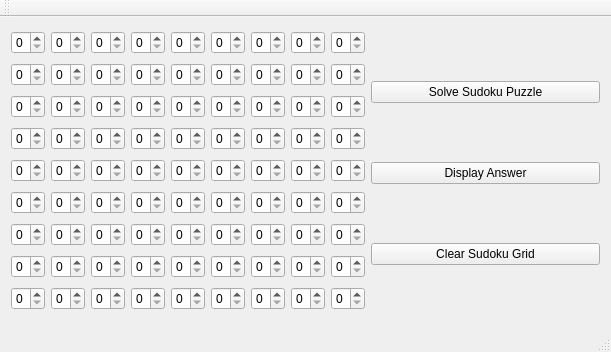
<?xml version="1.0" encoding="UTF-8"?>
<ui version="4.0">
 <class>SudokuSolver</class>
 <widget class="QMainWindow" name="SudokuSolver">
  <property name="geometry">
   <rect>
    <x>0</x>
    <y>0</y>
    <width>611</width>
    <height>352</height>
   </rect>
  </property>
  <property name="windowTitle">
   <string>SudokuSolver</string>
  </property>
  <widget class="QWidget" name="centralWidget">
   <layout class="QHBoxLayout" name="horizontalLayout_3">
    <item>
     <layout class="QGridLayout" name="SudokuBoard">
      <item row="3" column="3">
       <widget class="QSpinBox" name="spinBox_33">
        <property name="maximum">
         <number>9</number>
        </property>
       </widget>
      </item>
      <item row="0" column="4">
       <widget class="QSpinBox" name="spinBox_04">
        <property name="maximum">
         <number>9</number>
        </property>
       </widget>
      </item>
      <item row="0" column="3">
       <widget class="QSpinBox" name="spinBox_03">
        <property name="maximum">
         <number>9</number>
        </property>
       </widget>
      </item>
      <item row="0" column="8">
       <widget class="QSpinBox" name="spinBox_08">
        <property name="maximum">
         <number>9</number>
        </property>
       </widget>
      </item>
      <item row="0" column="5">
       <widget class="QSpinBox" name="spinBox_05">
        <property name="maximum">
         <number>9</number>
        </property>
       </widget>
      </item>
      <item row="3" column="0">
       <widget class="QSpinBox" name="spinBox_30">
        <property name="maximum">
         <number>9</number>
        </property>
       </widget>
      </item>
      <item row="8" column="2">
       <widget class="QSpinBox" name="spinBox_82">
        <property name="maximum">
         <number>9</number>
        </property>
       </widget>
      </item>
      <item row="8" column="1">
       <widget class="QSpinBox" name="spinBox_81">
        <property name="maximum">
         <number>9</number>
        </property>
       </widget>
      </item>
      <item row="1" column="2">
       <widget class="QSpinBox" name="spinBox_12">
        <property name="maximum">
         <number>9</number>
        </property>
       </widget>
      </item>
      <item row="3" column="2">
       <widget class="QSpinBox" name="spinBox_32">
        <property name="maximum">
         <number>9</number>
        </property>
       </widget>
      </item>
      <item row="4" column="7">
       <widget class="QSpinBox" name="spinBox_47">
        <property name="maximum">
         <number>9</number>
        </property>
       </widget>
      </item>
      <item row="4" column="8">
       <widget class="QSpinBox" name="spinBox_48">
        <property name="maximum">
         <number>9</number>
        </property>
       </widget>
      </item>
      <item row="5" column="6">
       <widget class="QSpinBox" name="spinBox_56">
        <property name="maximum">
         <number>9</number>
        </property>
       </widget>
      </item>
      <item row="5" column="7">
       <widget class="QSpinBox" name="spinBox_57">
        <property name="maximum">
         <number>9</number>
        </property>
       </widget>
      </item>
      <item row="6" column="6">
       <widget class="QSpinBox" name="spinBox_66">
        <property name="maximum">
         <number>9</number>
        </property>
       </widget>
      </item>
      <item row="7" column="4">
       <widget class="QSpinBox" name="spinBox_74">
        <property name="maximum">
         <number>9</number>
        </property>
       </widget>
      </item>
      <item row="7" column="7">
       <widget class="QSpinBox" name="spinBox_77">
        <property name="maximum">
         <number>9</number>
        </property>
       </widget>
      </item>
      <item row="6" column="7">
       <widget class="QSpinBox" name="spinBox_67">
        <property name="maximum">
         <number>9</number>
        </property>
       </widget>
      </item>
      <item row="7" column="3">
       <widget class="QSpinBox" name="spinBox_73">
        <property name="maximum">
         <number>9</number>
        </property>
       </widget>
      </item>
      <item row="6" column="8">
       <widget class="QSpinBox" name="spinBox_68">
        <property name="maximum">
         <number>9</number>
        </property>
       </widget>
      </item>
      <item row="8" column="4">
       <widget class="QSpinBox" name="spinBox_84">
        <property name="maximum">
         <number>9</number>
        </property>
       </widget>
      </item>
      <item row="7" column="5">
       <widget class="QSpinBox" name="spinBox_75">
        <property name="maximum">
         <number>9</number>
        </property>
       </widget>
      </item>
      <item row="7" column="6">
       <widget class="QSpinBox" name="spinBox_76">
        <property name="maximum">
         <number>9</number>
        </property>
       </widget>
      </item>
      <item row="8" column="3">
       <widget class="QSpinBox" name="spinBox_83">
        <property name="maximum">
         <number>9</number>
        </property>
       </widget>
      </item>
      <item row="6" column="5">
       <widget class="QSpinBox" name="spinBox_65">
        <property name="maximum">
         <number>9</number>
        </property>
       </widget>
      </item>
      <item row="7" column="8">
       <widget class="QSpinBox" name="spinBox_78">
        <property name="maximum">
         <number>9</number>
        </property>
       </widget>
      </item>
      <item row="3" column="6">
       <widget class="QSpinBox" name="spinBox_36">
        <property name="maximum">
         <number>9</number>
        </property>
       </widget>
      </item>
      <item row="2" column="4">
       <widget class="QSpinBox" name="spinBox_24">
        <property name="maximum">
         <number>9</number>
        </property>
       </widget>
      </item>
      <item row="4" column="4">
       <widget class="QSpinBox" name="spinBox_44">
        <property name="maximum">
         <number>9</number>
        </property>
       </widget>
      </item>
      <item row="5" column="0">
       <widget class="QSpinBox" name="spinBox_50">
        <property name="maximum">
         <number>9</number>
        </property>
       </widget>
      </item>
      <item row="1" column="1">
       <widget class="QSpinBox" name="spinBox_11">
        <property name="maximum">
         <number>9</number>
        </property>
       </widget>
      </item>
      <item row="6" column="3">
       <widget class="QSpinBox" name="spinBox_63">
        <property name="maximum">
         <number>9</number>
        </property>
       </widget>
      </item>
      <item row="1" column="5">
       <widget class="QSpinBox" name="spinBox_15">
        <property name="maximum">
         <number>9</number>
        </property>
       </widget>
      </item>
      <item row="7" column="0">
       <widget class="QSpinBox" name="spinBox_70">
        <property name="maximum">
         <number>9</number>
        </property>
       </widget>
      </item>
      <item row="6" column="0">
       <widget class="QSpinBox" name="spinBox_60">
        <property name="maximum">
         <number>9</number>
        </property>
       </widget>
      </item>
      <item row="2" column="5">
       <widget class="QSpinBox" name="spinBox_25">
        <property name="maximum">
         <number>9</number>
        </property>
       </widget>
      </item>
      <item row="1" column="4">
       <widget class="QSpinBox" name="spinBox_14">
        <property name="maximum">
         <number>9</number>
        </property>
       </widget>
      </item>
      <item row="2" column="6">
       <widget class="QSpinBox" name="spinBox_26">
        <property name="maximum">
         <number>9</number>
        </property>
       </widget>
      </item>
      <item row="1" column="6">
       <widget class="QSpinBox" name="spinBox_16">
        <property name="maximum">
         <number>9</number>
        </property>
       </widget>
      </item>
      <item row="0" column="6">
       <widget class="QSpinBox" name="spinBox_06">
        <property name="maximum">
         <number>9</number>
        </property>
       </widget>
      </item>
      <item row="4" column="0">
       <widget class="QSpinBox" name="spinBox_40">
        <property name="maximum">
         <number>9</number>
        </property>
       </widget>
      </item>
      <item row="8" column="0">
       <widget class="QSpinBox" name="spinBox_80">
        <property name="maximum">
         <number>9</number>
        </property>
       </widget>
      </item>
      <item row="3" column="7">
       <widget class="QSpinBox" name="spinBox_37">
        <property name="maximum">
         <number>9</number>
        </property>
       </widget>
      </item>
      <item row="5" column="1">
       <widget class="QSpinBox" name="spinBox_51">
        <property name="maximum">
         <number>9</number>
        </property>
       </widget>
      </item>
      <item row="3" column="1">
       <widget class="QSpinBox" name="spinBox_31">
        <property name="maximum">
         <number>9</number>
        </property>
       </widget>
      </item>
      <item row="4" column="1">
       <widget class="QSpinBox" name="spinBox_41">
        <property name="maximum">
         <number>9</number>
        </property>
       </widget>
      </item>
      <item row="2" column="1">
       <widget class="QSpinBox" name="spinBox_21">
        <property name="maximum">
         <number>9</number>
        </property>
       </widget>
      </item>
      <item row="5" column="3">
       <widget class="QSpinBox" name="spinBox_53">
        <property name="maximum">
         <number>9</number>
        </property>
       </widget>
      </item>
      <item row="5" column="5">
       <widget class="QSpinBox" name="spinBox_55">
        <property name="maximum">
         <number>9</number>
        </property>
       </widget>
      </item>
      <item row="5" column="4">
       <widget class="QSpinBox" name="spinBox_54">
        <property name="maximum">
         <number>9</number>
        </property>
       </widget>
      </item>
      <item row="1" column="7">
       <widget class="QSpinBox" name="spinBox_17">
        <property name="maximum">
         <number>9</number>
        </property>
       </widget>
      </item>
      <item row="2" column="7">
       <widget class="QSpinBox" name="spinBox_27">
        <property name="maximum">
         <number>9</number>
        </property>
       </widget>
      </item>
      <item row="1" column="8">
       <widget class="QSpinBox" name="spinBox_18">
        <property name="maximum">
         <number>9</number>
        </property>
       </widget>
      </item>
      <item row="2" column="8">
       <widget class="QSpinBox" name="spinBox_28">
        <property name="maximum">
         <number>9</number>
        </property>
       </widget>
      </item>
      <item row="3" column="8">
       <widget class="QSpinBox" name="spinBox_38">
        <property name="maximum">
         <number>9</number>
        </property>
       </widget>
      </item>
      <item row="7" column="1">
       <widget class="QSpinBox" name="spinBox_71">
        <property name="maximum">
         <number>9</number>
        </property>
       </widget>
      </item>
      <item row="6" column="1">
       <widget class="QSpinBox" name="spinBox_61">
        <property name="maximum">
         <number>9</number>
        </property>
       </widget>
      </item>
      <item row="0" column="0">
       <widget class="QSpinBox" name="spinBox_00">
        <property name="maximum">
         <number>9</number>
        </property>
       </widget>
      </item>
      <item row="1" column="0">
       <widget class="QSpinBox" name="spinBox_10">
        <property name="maximum">
         <number>9</number>
        </property>
       </widget>
      </item>
      <item row="0" column="1">
       <widget class="QSpinBox" name="spinBox_01">
        <property name="maximum">
         <number>9</number>
        </property>
       </widget>
      </item>
      <item row="2" column="0">
       <widget class="QSpinBox" name="spinBox_20">
        <property name="maximum">
         <number>9</number>
        </property>
       </widget>
      </item>
      <item row="0" column="2">
       <widget class="QSpinBox" name="spinBox_02">
        <property name="maximum">
         <number>9</number>
        </property>
       </widget>
      </item>
      <item row="0" column="7">
       <widget class="QSpinBox" name="spinBox_07">
        <property name="maximum">
         <number>9</number>
        </property>
       </widget>
      </item>
      <item row="7" column="2">
       <widget class="QSpinBox" name="spinBox_72">
        <property name="maximum">
         <number>9</number>
        </property>
       </widget>
      </item>
      <item row="6" column="2">
       <widget class="QSpinBox" name="spinBox_62">
        <property name="maximum">
         <number>9</number>
        </property>
       </widget>
      </item>
      <item row="8" column="5">
       <widget class="QSpinBox" name="spinBox_85">
        <property name="maximum">
         <number>9</number>
        </property>
       </widget>
      </item>
      <item row="8" column="6">
       <widget class="QSpinBox" name="spinBox_86">
        <property name="maximum">
         <number>9</number>
        </property>
       </widget>
      </item>
      <item row="4" column="2">
       <widget class="QSpinBox" name="spinBox_42">
        <property name="maximum">
         <number>9</number>
        </property>
       </widget>
      </item>
      <item row="1" column="3">
       <widget class="QSpinBox" name="spinBox_13">
        <property name="maximum">
         <number>9</number>
        </property>
       </widget>
      </item>
      <item row="2" column="3">
       <widget class="QSpinBox" name="spinBox_23">
        <property name="maximum">
         <number>9</number>
        </property>
       </widget>
      </item>
      <item row="5" column="2">
       <widget class="QSpinBox" name="spinBox_52">
        <property name="maximum">
         <number>9</number>
        </property>
       </widget>
      </item>
      <item row="8" column="8">
       <widget class="QSpinBox" name="spinBox_88">
        <property name="maximum">
         <number>9</number>
        </property>
       </widget>
      </item>
      <item row="2" column="2">
       <widget class="QSpinBox" name="spinBox_22">
        <property name="maximum">
         <number>9</number>
        </property>
       </widget>
      </item>
      <item row="8" column="7">
       <widget class="QSpinBox" name="spinBox_87">
        <property name="maximum">
         <number>9</number>
        </property>
       </widget>
      </item>
      <item row="4" column="6">
       <widget class="QSpinBox" name="spinBox_46">
        <property name="maximum">
         <number>9</number>
        </property>
       </widget>
      </item>
      <item row="4" column="5">
       <widget class="QSpinBox" name="spinBox_45">
        <property name="maximum">
         <number>9</number>
        </property>
       </widget>
      </item>
      <item row="3" column="5">
       <widget class="QSpinBox" name="spinBox_35">
        <property name="maximum">
         <number>9</number>
        </property>
       </widget>
      </item>
      <item row="3" column="4">
       <widget class="QSpinBox" name="spinBox_34">
        <property name="maximum">
         <number>9</number>
        </property>
       </widget>
      </item>
      <item row="6" column="4">
       <widget class="QSpinBox" name="spinBox_64">
        <property name="maximum">
         <number>9</number>
        </property>
       </widget>
      </item>
      <item row="4" column="3">
       <widget class="QSpinBox" name="spinBox_43">
        <property name="maximum">
         <number>9</number>
        </property>
       </widget>
      </item>
      <item row="5" column="8">
       <widget class="QSpinBox" name="spinBox_58">
        <property name="maximum">
         <number>9</number>
        </property>
       </widget>
      </item>
     </layout>
    </item>
    <item>
     <layout class="QVBoxLayout" name="verticalLayout">
      <item>
       <widget class="QPushButton" name="solveButton">
        <property name="text">
         <string>Solve Sudoku Puzzle</string>
        </property>
       </widget>
      </item>
      <item>
       <widget class="QPushButton" name="displayAnswersButton">
        <property name="enabled">
         <bool>true</bool>
        </property>
        <property name="text">
         <string>Display Answer</string>
        </property>
        <property name="checkable">
         <bool>true</bool>
        </property>
       </widget>
      </item>
      <item>
       <widget class="QPushButton" name="eraseButton">
        <property name="text">
         <string>Clear Sudoku Grid</string>
        </property>
       </widget>
      </item>
     </layout>
    </item>
   </layout>
  </widget>
  <widget class="QMenuBar" name="menuBar">
   <property name="geometry">
    <rect>
     <x>0</x>
     <y>0</y>
     <width>611</width>
     <height>19</height>
    </rect>
   </property>
  </widget>
  <widget class="QToolBar" name="mainToolBar">
   <attribute name="toolBarArea">
    <enum>TopToolBarArea</enum>
   </attribute>
   <attribute name="toolBarBreak">
    <bool>false</bool>
   </attribute>
  </widget>
  <widget class="QStatusBar" name="statusBar"/>
 </widget>
 <layoutdefault spacing="6" margin="11"/>
 <resources/>
 <connections/>
</ui>
